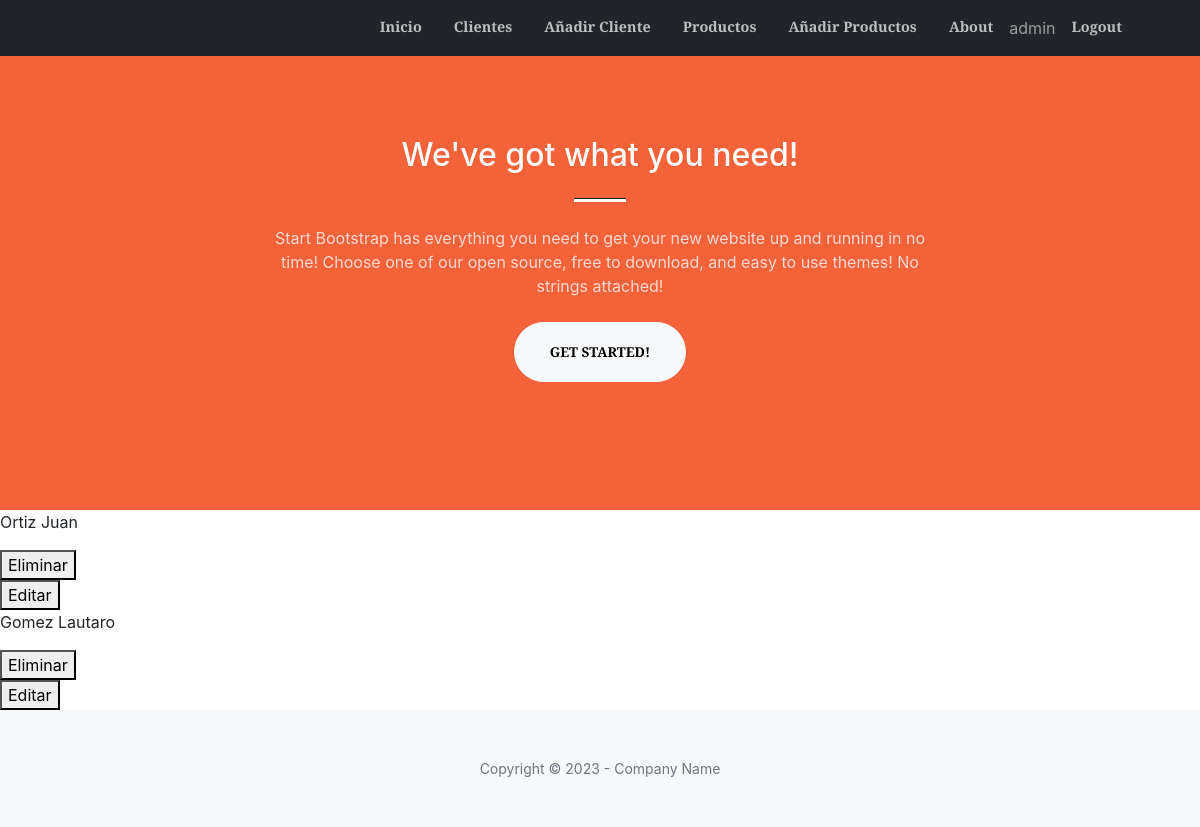
The app's page /cliente/ (signed in), older data.
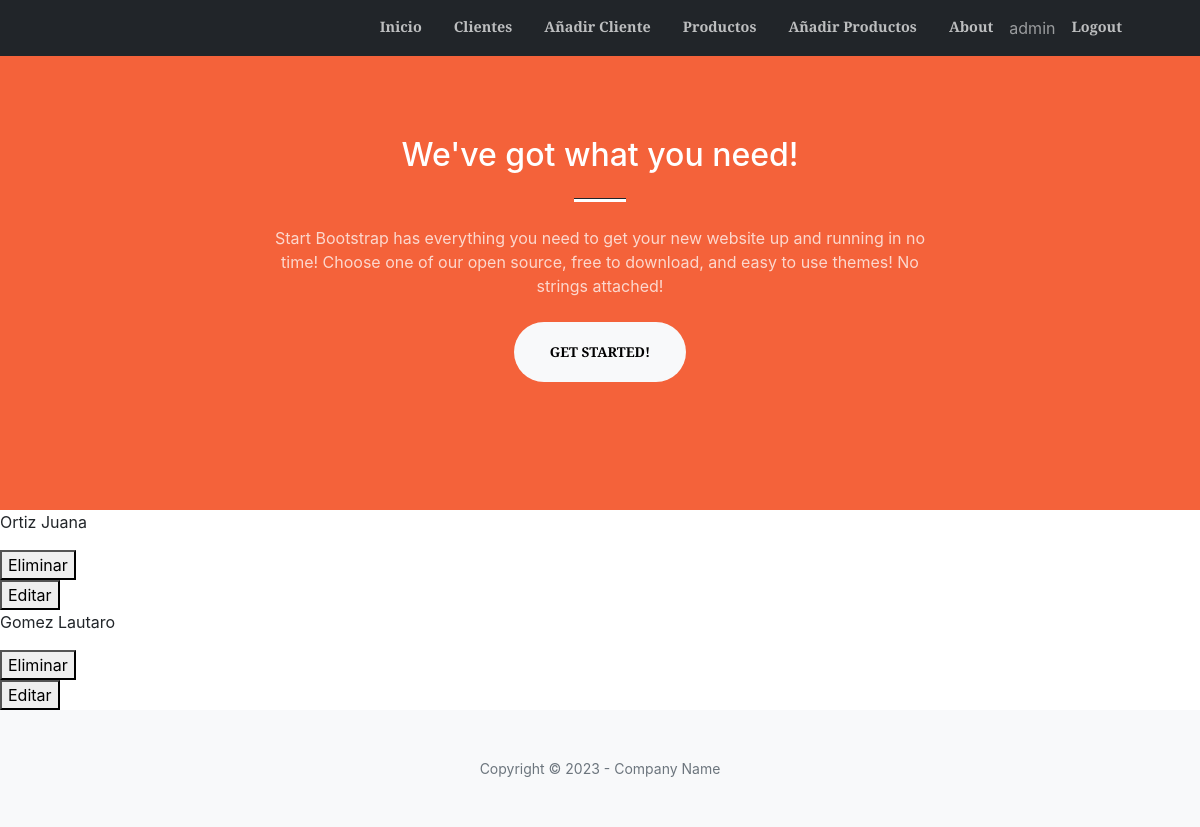
The same page, newer data.
### cliente/models.py (models this page shows, shortened)
class Registro(models.Model):
    nombre = models.CharField(max_length=100)
    apellido = models.CharField(max_length=100)
    nacimiento = models.DateField(null=True, blank=True)
    correo = models.EmailField(max_length=254, blank=True, null=True)

### cliente/views.py (the view)
@login_required
def cliente_views(request):
    clientes = models.Registro.objects.all()
    context = {"clientes": clientes}
    return render(request, "cliente/index.html", context)

### cliente/templates/cliente/index.html
{% extends 'home/base.html' %}
{% block contenido_agregado %}
    {% for cliente in clientes %}
    <p>{{ cliente.apellido }} {{ cliente.nombre }}</p>
    <div>
        <form action="{% url 'cliente:elimina-cliente' cliente.id %}" method="POST">{% csrf_token %}
            <button type="submit">Eliminar</button>
         </form>
         <form action="{% url 'cliente:editar-cliente' cliente.id %}" method="POST">{% csrf_token %}
            <button type="submit">Editar</button>
        </form>
    </div>
    {% endfor %}
{% endblock contenido_agregado %}

Row changes from the older to the newer data that the page shows:
changed Registro "Ortiz": nombre "Juan" → "Juana"
